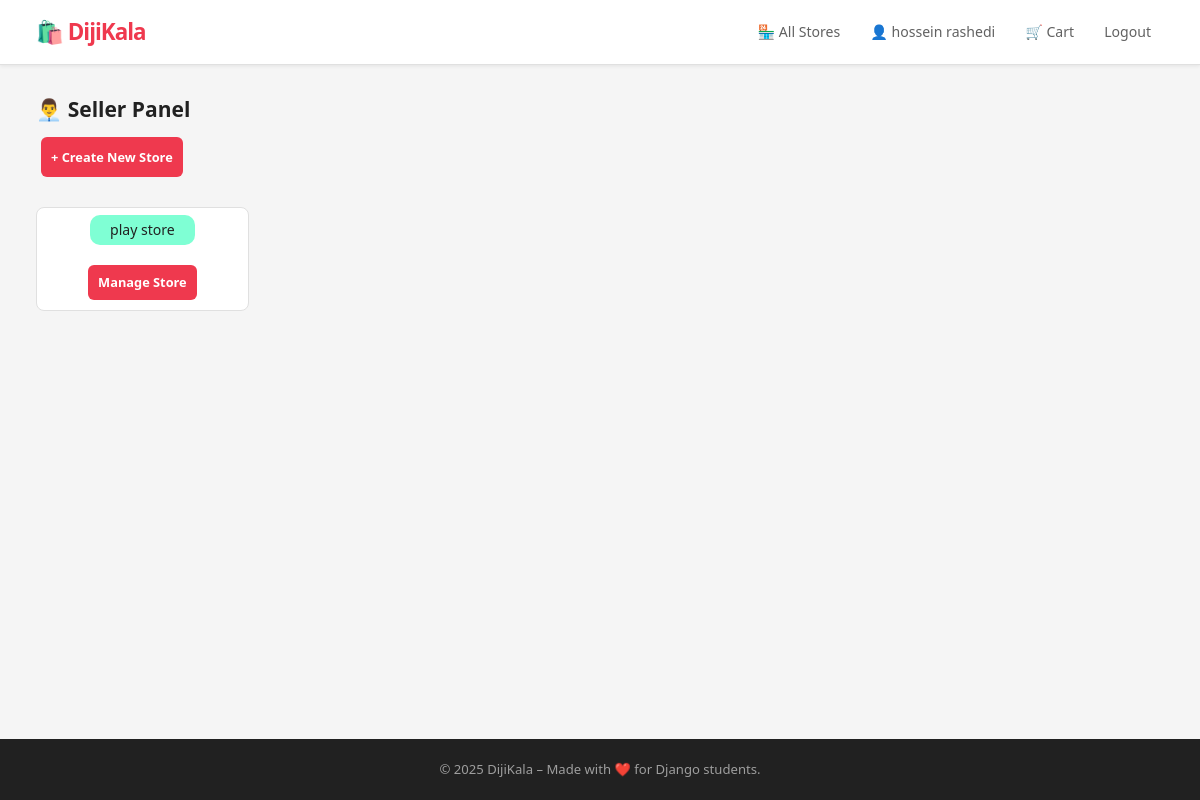
Page /stores/seller/ (signed in) on the earlier database version.
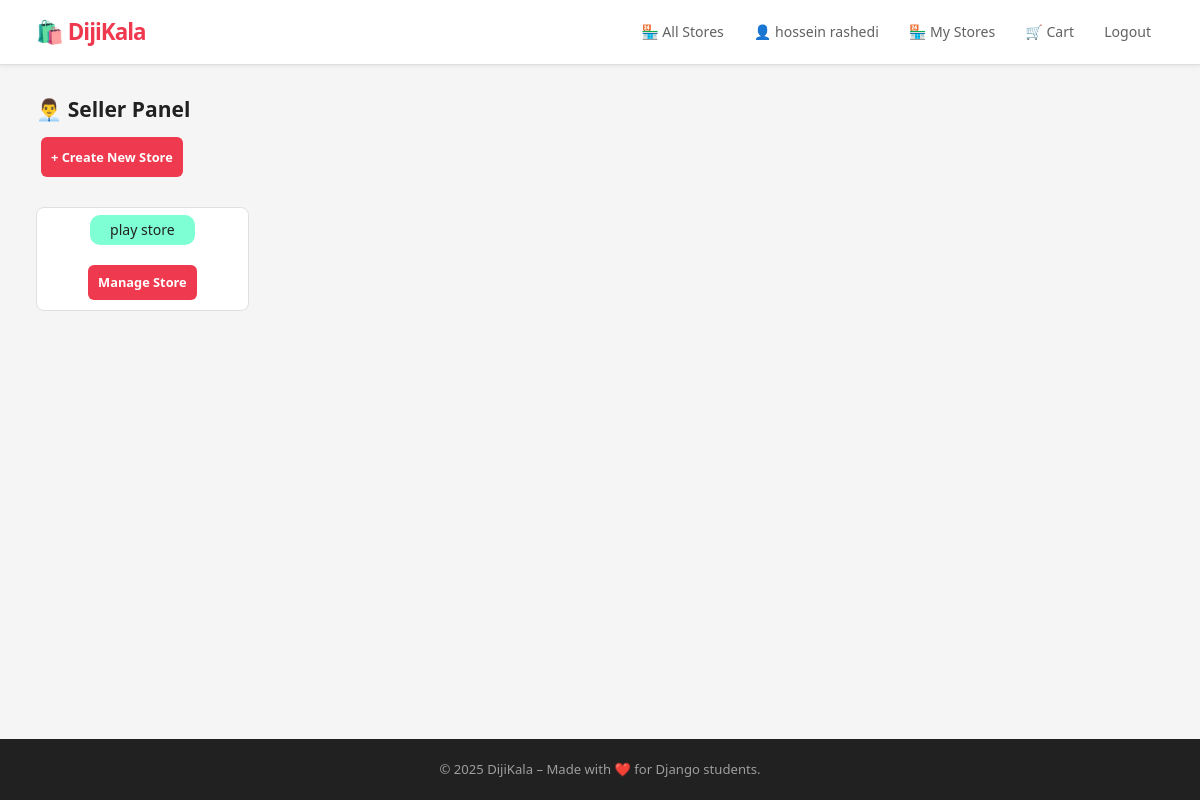
Same page on the later database version.
### stores/views.py (the view)
# urls.py: path('seller/', SellerPanelView.as_view(), name='seller_panel'),
@method_decorator(login_required, name='dispatch')
class SellerPanelView(ListView):
    model = Store
    template_name = 'stores/seller_panel.html'
    context_object_name = 'stores'
    def get_queryset(self):
        return Store.objects.filter(owner=self.request.user).order_by('-created_at')

### accounts/models.py (called while the page is built)
        def __str__(self):
            return f"{self.first_name} {self.last_name}"

### templates/stores/seller_panel.html (shortened to what this page needs)
{% extends 'base/base.html' %}
{% block content %}
<h2>👨‍💼 Seller Panel</h2>
<a href="{% url 'create_store' %}" class="btn">+ Create New Store</a>
<div class="card-grid" style="margin-top: 20px;">
    {% for store in stores %}
        <div class="card">
            <h3 style="margin-top: 7px; background-color: aquamarine;padding: 5px 20px;border-radius: 10px;">{{ store.name }}</h3>
            <p style="padding: 5px; text-align: center;">{{ store.description|truncatewords:15 }}</p>
            <a href="{% url 'manage_store' store.id %}" class="btn" style="height: 35px;">Manage Store</a>        </div>
    {% empty %}
        <p>You have no stores yet.</p>
    {% endfor %}
</div>
{% endblock %}

### templates/base/base.html (shortened to what this page needs)
{% load static %}
<!DOCTYPE html>
<html lang="en">
<head>
    <link rel="stylesheet" href="{% static 'css/style.css' %}">
</head>
<body>
    <nav class="navbar">
        <div class="container">
            <div class="nav-left">
                <a href="/" class="logo">🛍️ DijiKala</a>
            </div>
            <div class="nav-right">
                <a href="{% url 'stores_list' %}">🏪 All Stores</a>
                {% if user.is_authenticated %}
                    <a href="{% url 'customer_panel' %}">👤 {{ user }}</a>
                    {% if user.is_seller %}
                        <a href="{% url 'seller_panel' %}">🏪 My Stores</a>
                    {% endif %}
                    <a href="{% url 'cart' %}">🛒 Cart</a>
                    <form method="post" action="{% url 'logout' %}" style="display:inline;">
                        <button type="submit" class="btn-link">Logout</button>
                    </form>
                {% else %}
                    <a href="{% url 'login' %}">Login</a>
                    <a href="{% url 'signup' %}">Sign Up</a>
                {% endif %}
            </div>
        </div>
    </nav>
    <main class="container">
        {% block content %}
        {% endblock %}
    </main>
    <footer class="footer">
        <p>© 2025 DijiKala – Made with ❤️ for Django students.</p>
    </footer>
</body>
</html>

Differences in the rows shown:
changed User "hossein rashedi": is_seller False → True (drawn)
Other differences:
text now shown: "🏪 My Stores"
